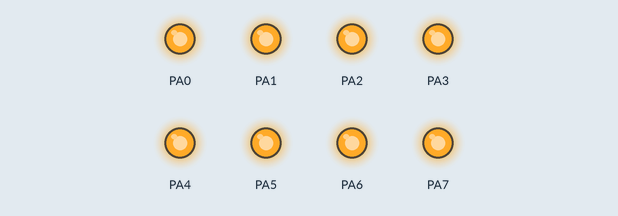
The program below on a simulated ATmega128, built with avr-gcc and emulated at 16 MHz. Parts: output pins drawn as LEDs (lit = HIGH).

Above: at 0.1 s.
At 2.1 s:
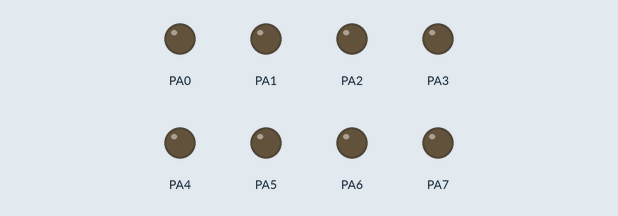
Timing chart, 0 to 3.6 s (numbered marks = the images above):
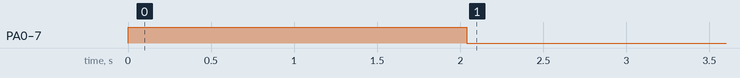

The program:

main.c
```c
/*
 * TIMER_02_EX.c
 *
 * Created: 2023-08-11 오후 4:05:54
 * Author : yjchoi
 */
#define F_CPU 16000000
#include <avr/io.h>
#include <avr/interrupt.h>
#include <util/delay.h>

unsigned int count8ms = 0;

int main(void)
{
	DDRA = 0xFF; //LED쓸건데 얘들이 A포트에 있으니깐 활성화 시킨겨 1이 출력모드니깐.

	TCNT0 = 131; //공식 : 주기 = prescaler/16000000 * (256 - TCNT)인데 주기가 8이니깐 대충 맞게 조율하면 prescaler = 1024, TCNT0 = 131 넣어야 맞음
	TCCR0 = 0x07; //TCCR0 register -> 00000111이면 1024를 의미 표 보면됨.
	TIMSK = 0x01; //오버플로우 인터럽트 활성화 얘를 해줘야 오버플로우 쓸 수 있음
	PORTA = 0xFF;
	sei();//인터럽트 활성화

    while (1)
    {
    }
}

ISR(TIMER0_OVF_vect){ //오버플로우 날때마다 인터럽트 실행
	count8ms++; // 8ms 마다 인터럽트 실행되면서 1씩 늘려감
	if (count8ms == 125) //8*125=1000 -> 1초 되니깐 이렇게 1초를 표현할 수 있음.
	{
		if(PINA==0xFF){ //켜져있으면
			PORTA = 0x00; //끄기
		}
		else if (PINA == 0x00){ //꺼져 있으면
			PORTA = 0xFF; //켜기
		}
		TCNT0 = 131; //오버플로우 났다는건 top 찍었다는 거니간 다시 시작하도록 초기화 해줌.
	}
}
```

Measured:
- by itself, PA0–7: LOW → HIGH at 0.00 s, → LOW 2.0 s later
